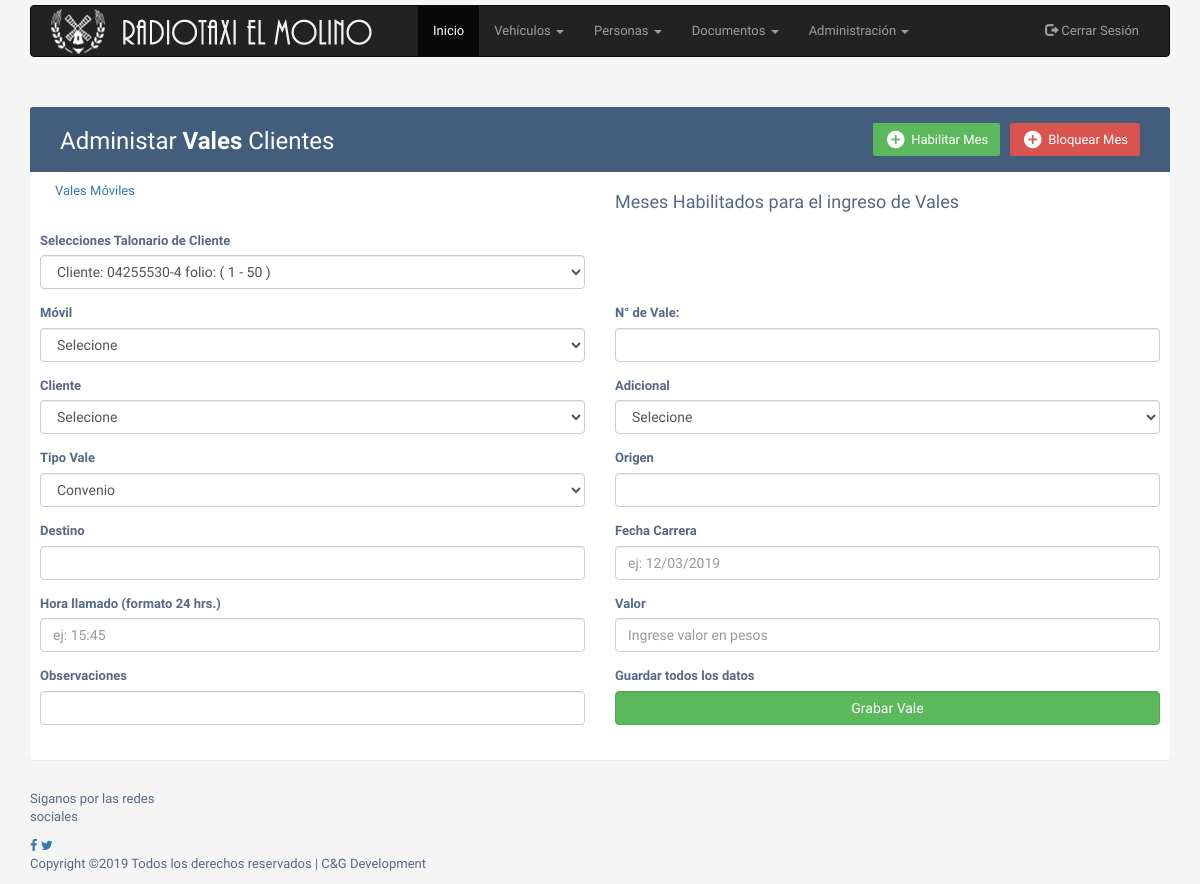
Page /index.php/vale/valesCli on the earlier database version.
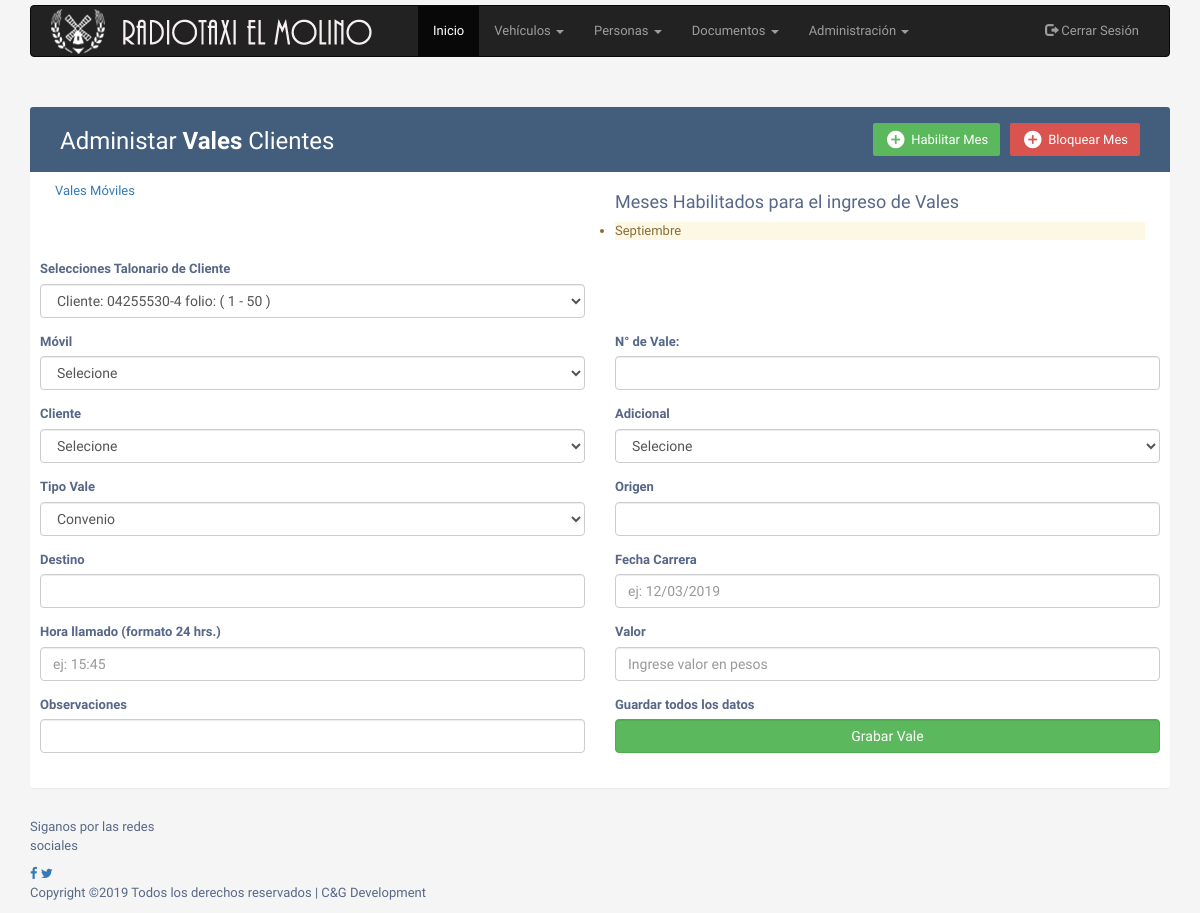
Same page on the later database version.
### tables this page shows
CREATE TABLE `meses` (
  `id_meses` int(11) NOT NULL,
  `MesesCodigo` varchar(2) NOT NULL,
  `MesesNombre` varchar(15) NOT NULL,
  `estado` int(11) NOT NULL
);

### application/controllers/Vale.php (called while the page is built, shortened)
<?php defined('BASEPATH') OR exit('No direct script access allowed');
class Vale extends CI_Controller {
    public function __construct() {
        $this->load->model('Vale_model', 'ValeModel');
        $this->load->model('ComboBoxes_Model', 'ComboBoxes');
        $this->load->helper('url');
    }
    public function valesCli(){
            $data['talonarios'] = $this->ComboBoxes->getTalonarios();
            $data['meses'] = $this->ComboBoxes->meses();
            $data['meses_bloq'] = $this->ComboBoxes->getMesesBloq();
            $data['meses_hab'] = $this->ComboBoxes->getMesesHab();
            $data['clientes'] = $this->ComboBoxes->getClientes();
            $data['moviles'] = $this->ComboBoxes->getMoviles();
            $data['ultimo_tal'] = $this->ComboBoxes->getLastTal();
            $data['tot_tal'] = $this->ComboBoxes->getTotTal();
            $data['tot_talMov'] = $this->ComboBoxes->getTotTalMov();
            $data['tot_talCli'] = $this->ComboBoxes->getTotTalCli();
            $data['page_title'] = $this->ComboBoxes->getTotTal();
            $data['movilTalonario'] = $this->ComboBoxes->getMovilTalonario();
            $data['clienteTalonario'] = $this->ComboBoxes->getClienteTalonario();
            $this->load->view('sis_header_private.php');
            $this->load->view("User/valesCli_view", $data);
            $this->load->view('sis_footer_private.php');
    }
}

### index.php (called while the page is built, shortened)
<?php
require_once BASEPATH.'core/CodeIgniter.php';

### application/models/ComboBoxes_Model.php (called while the page is built, shortened)
<?php
class ComboBoxes_Model extends CI_Model{
        public function getMoviles() {
        $this->db->from('movil');
        $this->db->order_by("MovilCodigo", "asc");
        $moviles = $this->db->get();
        if($moviles->num_rows() > 0){
            return $moviles->result();
        }
    }
        public function meses(){
            $this->db->from('meses');
            $this->db->order_by("MesesCodigo", "asc");
            $meses = $this->db->get();
            if($meses->num_rows() > 0){
                return $meses->result();
            }
        }
        public function getMesesHab(){
            $sql = ("SELECT * FROM meses WHERE estado = 1 ORDER BY MesesCodigo");
            $consulta = $this->db->query($sql);
            return $consulta->result();
        }
}

### application/views/User/valesCli_view.php (the view, shortened to what the changed rows need)
<div class="container">
        <div class="table-wrapper">
            <div class="table-title">
               <div class="row">
                    <div class="col-sm-4">
                        <h2>Administar <b>Vales</b> Clientes</h2>
                    </div>
                </div>
            </div>
            <div class="row">
                <div class="col-xs-6">
                        <ul class="list-group list-group-horizontal">
                            <?php foreach ($meses_hab as $i) { echo "<li class='list-group-item-warning'>".$i->MesesNombre."</li>"; } ?>
                        </ul>
                </div>
            </div>
            </div>
        </div>

Differences in the rows shown:
added meses: MesesNombre "Septiembre"
